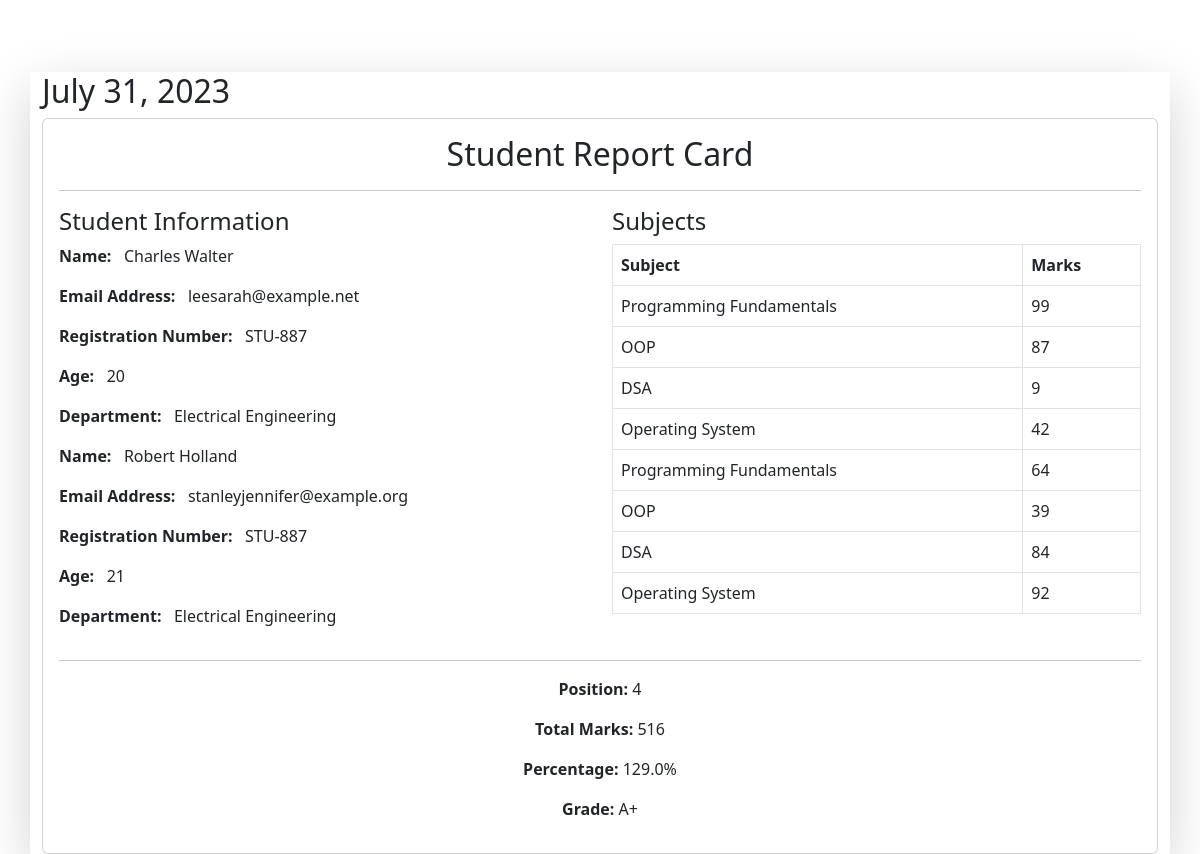
The page /reportdetail/STU-887 on the database its author committed.
### StudentReportCard/models.py (models this page shows, shortened)
class Student_Rank(models.Model):
    student = models.ForeignKey(Student, on_delete=models.CASCADE, related_name='student_rank')
    student_rank = models.IntegerField()
    date_of_generating_report = models.DateField(auto_now_add=True)
    class Meta:
        unique_together = ['student_rank', 'date_of_generating_report']

class Student(models.Model):
    student_id = models.OneToOneField(StudentId, related_name = 'studentID' , on_delete=models.CASCADE)
    department = models.ForeignKey(Department, related_name='department', on_delete=models.CASCADE)
    student_name = models.CharField(max_length=50, default=None)
    student_email = models.EmailField(unique=True)
    student_age = models.IntegerField(default=None)
    student_address = models.TextField(default=None)
    is_deleted = models.BooleanField(default=False, null=True)
    objects = Student_manager()
    admin_objects = models.Manager()
    class Meta:
        ordering = ['student_name']
        verbose_name = 'student'

class StudentId(models.Model):
    student_id = models.CharField(max_length=100)

class Department(models.Model):
    department_name = models.CharField(max_length=100)
    class Meta:
        ordering = ['department']

class SubjectMarks(models.Model):
    subject = models.ForeignKey(Subject, on_delete=models.CASCADE, related_name='subject_marks')
    student = models.ForeignKey(Student, on_delete=models.CASCADE, related_name='student_marks')
    marks = models.IntegerField()
    class Meta:
        unique_together = ['subject', 'student']

class Subject(models.Model):
    subject_name = models.CharField(max_length=100)

### StudentReportCard/views.py (the view)
# urls.py: path('reportdetail/<id>', detailed_report_card, name='detailed_report_card'),
def detailed_report_card(request, id):
    studentmarks = SubjectMarks.objects.filter(student__student_id__student_id = id)
    student = Student.objects.filter(student_id__student_id = id)
    obtained_marks = int(studentmarks.aggregate(Sum('marks'))['marks__sum']) # It will return a key/value pair.
    percentage = round((obtained_marks/400) * 100, 3) # Rounding off the value of percentage upto 3 decimal places.
    grade = calculating_grades(percentage)
    rank = Student_Rank.objects.filter(student__student_id__student_id = id)
    student_rank = 0
    date_of_generation = None
    for _ in rank:
        student_rank = _.student_rank
        date_of_generation = _.date_of_generating_report
    data = {
        'studentmarks' : studentmarks,
        'mystudent' : student,
        'obtainedmarks' : obtained_marks,
        'percentage' : percentage,
        'grade' : grade,
        'rank' : student_rank,
        'date_of_generation' : date_of_generation,
    }
    return render(request, 'detailed_report.html', data)

### StudentReportCard/models.py (called while the page is built)
    def get_queryset(self):
        return super().get_queryset().filter(is_deleted = False)

### StudentReportCard/views.py (called while the page is built)
def calculating_grades(percentage):
    if percentage >=95:
        return "A+"
    elif percentage >= 85 and percentage < 95:
        return "A"
    elif percentage >= 75 and percentage < 85:
        return "B+"
    elif percentage >= 65 and percentage < 75:
        return "B"
    elif percentage >= 55 and percentage < 65:
        return "C+"
    elif percentage >= 45 and percentage < 55:
        return "C"
    elif percentage >= 33 and percentage < 45:
        return "D"
    else:
        return "F"
    pass

### StudentReportCard/Templates/detailed_report.html (shortened to what this page needs)
{%extends 'base.html'%}
{% block body %}
<div class="container mt-4 shadow-lg">
    <div>
        <h2>{{date_of_generation}}</h2>
    </div>
    <div class="card">
        <div class="card-body">
            <h2 class="card-title text-center">Student Report Card</h2>
            <hr>
            <div class="row">
                <div class="col-md-6">
                    <h4>Student Information</h4>
                    {% for i in mystudent %}
                    <p><strong>Name:</strong>&nbsp;&nbsp;  {{i.student_name | safe}}</p>
                    <p><strong>Email Address:</strong>&nbsp;&nbsp;  {{i.student_email}}</p>
                    <p><strong>Registration Number:</strong>&nbsp;&nbsp;  {{i.student_id.student_id}}</p>
                    <p><strong>Age:</strong>&nbsp;&nbsp;  {{i.student_age}}</p>
                    <p><strong>Department:</strong>&nbsp;&nbsp;  {{i.department.department_name}}</p>
                    {% endfor %}
                </div>
                <div class="col-md-6">
                    <h4>Subjects</h4>
                    <table class="table table-bordered">
                        <thead>
                            <tr>
                                <th>Subject</th>
                                <th>Marks</th>
                            </tr>
                        </thead>
                        <tbody>
                            {% for s in studentmarks %}
                            <tr>
                                <td>{{s.subject.subject_name}}</td>
                                <td>{{s.marks}}</td>
                            </tr>
                            {% endfor %}
                        </tbody>
                    </table>
                </div>
            </div>
            <hr>
            <div class="text-center">
                <p><strong>Position:</strong> {{rank}}</p>
                <p><strong>Total Marks:</strong> {{obtainedmarks}}</p>
                <p><strong>Percentage:</strong> {{percentage}}%</p>
                <p><strong>Grade:</strong> {{grade}}</p>
            </div>
        </div>
    </div>
</div>
{% endblock %}

### rows shown on the page
Student_Rank: date_of_generating_report "July 31, 2023"
Student: student_name "Charles Walter", student_email "leesarah@example.net", student_id.student_id "STU-887", student_age "20", department.department_name "Electrical Engineering"
Student: student_name "Robert Holland", student_email "stanleyjennifer@example.org", student_id.student_id "STU-887", student_age "21", department.department_name "Electrical Engineering"
SubjectMarks: subject.subject_name "Programming Fundamentals", marks "99"
SubjectMarks: subject.subject_name "OOP", marks "87"
SubjectMarks: subject.subject_name "DSA", marks "9"
SubjectMarks: subject.subject_name "Operating System", marks "42"
SubjectMarks: subject.subject_name "Programming Fundamentals", marks "64"
SubjectMarks: subject.subject_name "OOP", marks "39"
SubjectMarks: subject.subject_name "DSA", marks "84"
SubjectMarks: subject.subject_name "Operating System", marks "92"

### other values the page prints
{{ rank }} "4"
{{ obtainedmarks }} "516"
{{ percentage }} "129.0"
{{ grade }} "A+"
